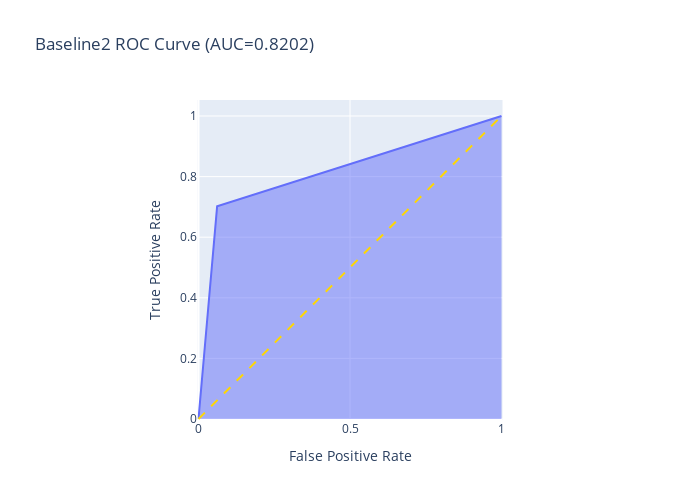

This figure's notebook cell:
### Markdown cell above
**Area Under Curve plot**

### Code cell
fpr, tpr, thresholds = roc_curve(y_test, b3_test_preds)
fig = px.area(
    x=fpr, y=tpr,
    title=f'Baseline2 ROC Curve (AUC={auc(fpr, tpr):.4f})',
    labels=dict(x='False Positive Rate', y='True Positive Rate'),
    width=700, height=500
)
fig.add_shape(
    type='line', line=dict(color="gold",dash='dash'),
    x0=0, x1=1, y0=0, y1=1
)

fig.update_yaxes(scaleanchor="x", scaleratio=1)
fig.update_xaxes(constrain='domain')
fig.show()

### Figure 1 — Plotly figure (JSON) as saved in the notebook; plotly's stock layout.template omitted (floating-point values rounded to 4 significant figures)
{"data": [{"hovertemplate": "False Positive Rate=%{x}<br>True Positive Rate=%{y}<extra></extra>", "legendgroup": "", "line": {"color": "#636efa"}, "mode": "lines", "name": "", "orientation": "v", "showlegend": false, "stackgroup": "1", "type": "scatter", "x": [0, 0.06149, 1], "xaxis": "x", "y": [0, 0.7019, 1], "yaxis": "y"}], "layout": {"height": 500, "legend": {"tracegroupgap": 0}, "shapes": [{"line": {"color": "gold", "dash": "dash"}, "type": "line", "x0": 0, "x1": 1, "y0": 0, "y1": 1}], "title": {"text": "Baseline2 ROC Curve (AUC=0.8202)"}, "width": 700, "xaxis": {"anchor": "y", "autorange": true, "constrain": "domain", "domain": [0.2176, 0.7824], "range": [-0.0033, 1.003], "title": {"text": "False Positive Rate"}, "type": "linear"}, "yaxis": {"anchor": "x", "autorange": true, "domain": [0, 1], "range": [-0.0033, 1.053], "scaleanchor": "x", "scaleratio": 1, "title": {"text": "True Positive Rate"}, "type": "linear"}}}
